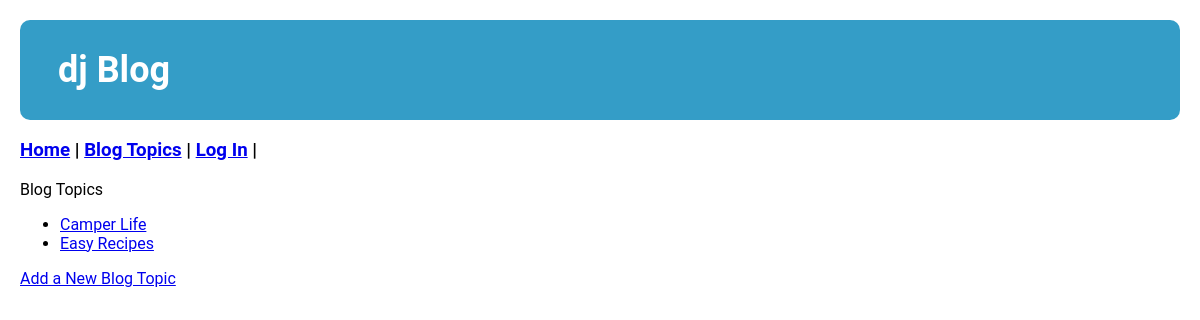
/topics/, run on an earlier commit of the app's database.
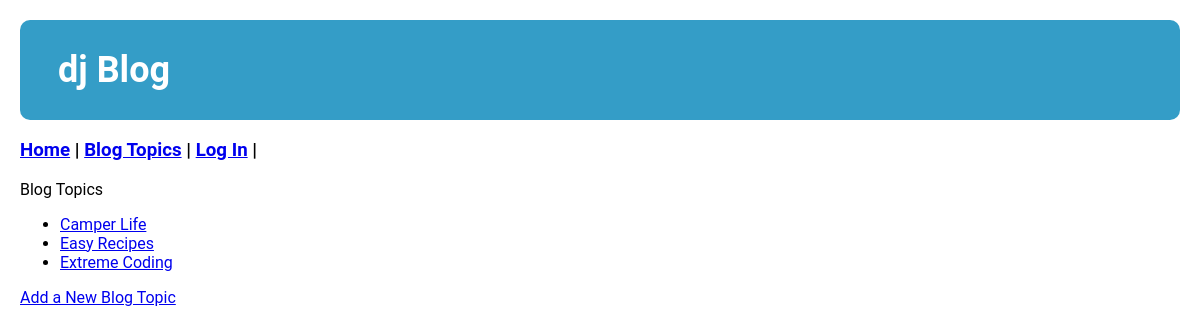
And on a later commit of the database.
### blog_app/models.py (models this page shows)
class Topic(models.Model):
    text = models.CharField(max_length=255)
    date_added = models.DateTimeField(auto_now_add=True)
    def __str__(self):
        return self.text

### blog_app/views.py (the view)
# urls.py: path('topics/', views.topics, name='topics'),
def topics(request):
    topics = Topic.objects.order_by('date_added')
    content = {"topics": topics}
    return render(request, 'blog_app/blog_topics.html', content)

### blog_app/templates/blog_app/blog_topics.html
{% extends 'blog_app/base.html' %}
{%load static %}
{% block content %}
<p>Blog Topics</p>
<ul>
    {% for topic in topics %}
        <li>
            <a href="{% url 'blog_app:topic' topic.id %}">{{ topic }}</a>
        </li>
    {% empty %}
        <li>No Blog Topics have been added yet.</li>
    {% endfor %}
</ul>
<a href="{% url 'blog_app:new_topic' %}">Add a New Blog Topic</a>
{% endblock content %}

What changed in the data, as far as the page shows it:
added Topic: text "Extreme Coding"
